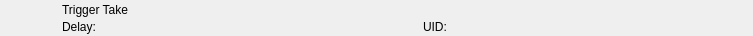
<?xml version="1.0" encoding="UTF-8"?>
<ui version="4.0">
 <class>RundownTakeWidget</class>
 <widget class="QWidget" name="RundownTakeWidget">
  <property name="geometry">
   <rect>
    <x>0</x>
    <y>0</y>
    <width>753</width>
    <height>36</height>
   </rect>
  </property>
  <layout class="QHBoxLayout" name="horizontalLayout">
   <property name="spacing">
    <number>0</number>
   </property>
   <property name="margin">
    <number>0</number>
   </property>
   <item>
    <widget class="QFrame" name="frameItem">
     <property name="sizePolicy">
      <sizepolicy hsizetype="Preferred" vsizetype="Fixed">
       <horstretch>0</horstretch>
       <verstretch>0</verstretch>
      </sizepolicy>
     </property>
     <property name="minimumSize">
      <size>
       <width>0</width>
       <height>36</height>
      </size>
     </property>
     <widget class="QLabel" name="labelIcon">
      <property name="geometry">
       <rect>
        <x>22</x>
        <y>2</y>
        <width>32</width>
        <height>32</height>
       </rect>
      </property>
      <property name="text">
       <string/>
      </property>
      <property name="pixmap">
       <pixmap resource="../../Widgets.qrc">:/Graphics/Images/TriCaster/TriggerTake.png</pixmap>
      </property>
      <property name="scaledContents">
       <bool>true</bool>
      </property>
     </widget>
     <widget class="QLabel" name="labelLabel">
      <property name="geometry">
       <rect>
        <x>62</x>
        <y>2</y>
        <width>561</width>
        <height>16</height>
       </rect>
      </property>
      <property name="text">
       <string>Trigger Take</string>
      </property>
     </widget>
     <widget class="QLabel" name="labelColor">
      <property name="geometry">
       <rect>
        <x>0</x>
        <y>0</y>
        <width>18</width>
        <height>36</height>
       </rect>
      </property>
      <property name="text">
       <string/>
      </property>
     </widget>
     <widget class="QLabel" name="labelGroupColor">
      <property name="geometry">
       <rect>
        <x>0</x>
        <y>0</y>
        <width>6</width>
        <height>36</height>
       </rect>
      </property>
      <property name="text">
       <string/>
      </property>
     </widget>
     <widget class="QLabel" name="labelDevice">
      <property name="geometry">
       <rect>
        <x>154</x>
        <y>19</y>
        <width>260</width>
        <height>16</height>
       </rect>
      </property>
      <property name="text">
       <string></string>
      </property>
     </widget>
     <widget class="QLabel" name="labelDelay">
      <property name="geometry">
       <rect>
        <x>62</x>
        <y>19</y>
        <width>83</width>
        <height>16</height>
       </rect>
      </property>
      <property name="text">
       <string>Delay:</string>
      </property>
     </widget>
     <widget class="QLabel" name="labelRemoteTriggerId">
      <property name="geometry">
       <rect>
        <x>423</x>
        <y>19</y>
        <width>111</width>
        <height>16</height>
       </rect>
      </property>
      <property name="text">
       <string>UID:</string>
      </property>
     </widget>
    </widget>
   </item>
   <item>
    <widget class="QFrame" name="frameStatus">
     <property name="minimumSize">
      <size>
       <width>77</width>
       <height>0</height>
      </size>
     </property>
     <property name="maximumSize">
      <size>
       <width>77</width>
       <height>16777215</height>
      </size>
     </property>
     <widget class="QLabel" name="labelGpiConnected">
      <property name="geometry">
       <rect>
        <x>1</x>
        <y>2</y>
        <width>32</width>
        <height>32</height>
       </rect>
      </property>
      <property name="minimumSize">
       <size>
        <width>32</width>
        <height>32</height>
       </size>
      </property>
      <property name="maximumSize">
       <size>
        <width>32</width>
        <height>32</height>
       </size>
      </property>
      <property name="lineWidth">
       <number>0</number>
      </property>
      <property name="text">
       <string/>
      </property>
      <property name="pixmap">
       <pixmap resource="../../Widgets.qrc">:/Graphics/Images/GpiConnected.png</pixmap>
      </property>
      <property name="scaledContents">
       <bool>true</bool>
      </property>
     </widget>
     <widget class="QLabel" name="labelDisconnected">
      <property name="geometry">
       <rect>
        <x>32</x>
        <y>2</y>
        <width>32</width>
        <height>32</height>
       </rect>
      </property>
      <property name="minimumSize">
       <size>
        <width>32</width>
        <height>32</height>
       </size>
      </property>
      <property name="maximumSize">
       <size>
        <width>32</width>
        <height>32</height>
       </size>
      </property>
      <property name="text">
       <string/>
      </property>
      <property name="pixmap">
       <pixmap resource="../../Widgets.qrc">:/Graphics/Images/Disconnected.png</pixmap>
      </property>
      <property name="scaledContents">
       <bool>true</bool>
      </property>
     </widget>
     <widget class="QLabel" name="labelActiveColor">
      <property name="geometry">
       <rect>
        <x>69</x>
        <y>0</y>
        <width>8</width>
        <height>36</height>
       </rect>
      </property>
      <property name="minimumSize">
       <size>
        <width>8</width>
        <height>36</height>
       </size>
      </property>
      <property name="maximumSize">
       <size>
        <width>8</width>
        <height>36</height>
       </size>
      </property>
      <property name="text">
       <string/>
      </property>
     </widget>
    </widget>
   </item>
  </layout>
 </widget>
 <resources>
  <include location="../../Widgets.qrc"/>
 </resources>
 <connections/>
 <slots>
  <slot>addToCombo()</slot>
 </slots>
</ui>
